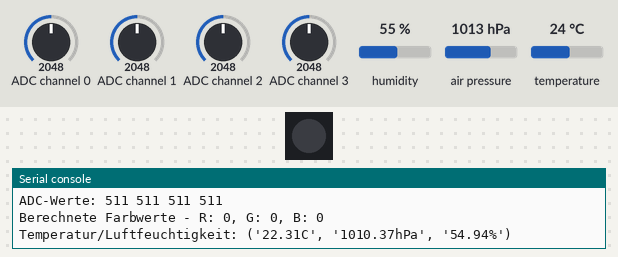
Bench run of a program on a simulated ESP32 board running MicroPython. Parts: 1 RGB LEDs in strip order, left to right, the last lines printed to the serial console. The inputs (shaded band) are chosen by the test bench; at power-on: ADC channel 0 = 2048, ADC channel 1 = 2048, ADC channel 2 = 2048, ADC channel 3 = 2048, humidity 55 %, air pressure 1013 hPa, temperature 24 °C (analog values on the 0–4095 scale). Library files of the repository ran but are not shown: bme280.py.

Above: at 1.2 s.
1.3 s: ADC channel 0 set to 3545
3.2 s: ADC channel 0 set to 3630
At 4.8 s:
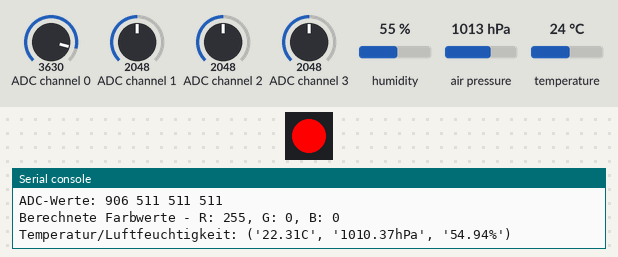
5.5 s: ADC channel 1 set to 3574
7.3 s: ADC channel 1 set to 3641
At 9.3 s:
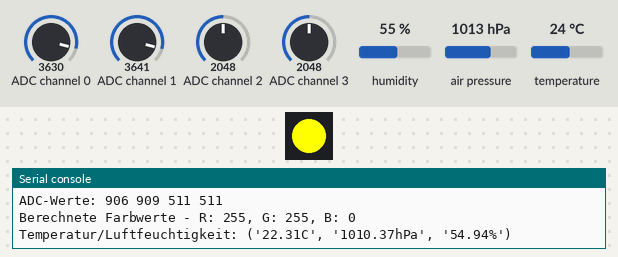
9.6 s: ADC channel 2 set to 3566
11.3 s: ADC channel 2 set to 3643
At 12.9 s:
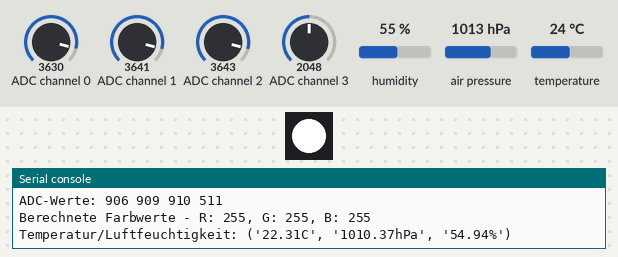
Timing chart, 0 to 14.4 s (numbered marks = the images above; inputs shaded):
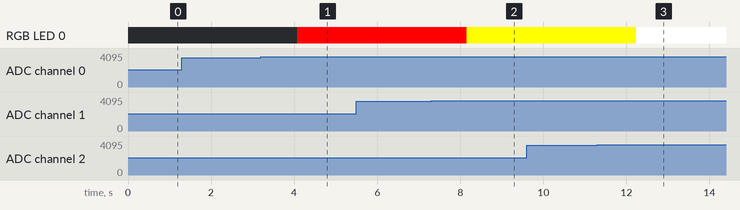

Measured:
- the behaviour switches between 3602 and 3603 on ADC channel 0 (found by bisection; images 0 and 1)
- the behaviour switches between 3602 and 3603 on ADC channel 1 (found by bisection; images 1 and 2)
- the behaviour switches between 3602 and 3603 on ADC channel 2 (found by bisection; images 2 and 3)
- after the input at 3.2 s, RGB LED 0: off → RGB(255, 0, 0) after 0.88 s
- after the input at 7.3 s, RGB LED 0: RGB(255, 0, 0) → RGB(255, 255, 0) after 0.86 s
- after the input at 11.3 s, RGB LED 0: RGB(255, 255, 0) → RGB(255, 255, 255) after 0.93 s

The program:

ohne_display.py
```python
import machine
import time
import bme280
from neopixel import NeoPixel  # Import der Bibliothek zur Ansteuerung der RGB-LED

# --- SPI-SETUP für den MCP3008 ADC ---
# Initialisierung der SPI-Schnittstelle, hier wird HSPI verwendet.
spi = machine.SPI(
    1,  # Auswahl des SPI-Peripheriegeräts (z. B. HSPI)
    baudrate=1_000_000,  # Kommunikationsgeschwindigkeit
    polarity=0,  # SPI-Polarity (Ruhezustand des Taktsignals)
    phase=0,  # SPI-Phase (Abtastzeitpunkt)
    sck=machine.Pin(6),  # Pin für den SPI-Takt
    mosi=machine.Pin(5),  # Pin für Master-Out Slave-In
    miso=machine.Pin(7)  # Pin für Master-In Slave-Out
)
# Initialisierung des Chip-Select-Pins (CS) für den MCP3008
cs = machine.Pin(4, machine.Pin.OUT)
cs.value(1)  # CS auf "High" setzen, um das Gerät nicht anzusprechen


def read_mcp3008(channel):
    """
    Liest den MCP3008 am angegebenen Kanal (0-7) und gibt einen 10-Bit-ADC-Wert zurück.
    """
    buf = bytearray(3)  # Erzeugt ein Bytearray für den SPI-Datenaustausch (3 Bytes)
    buf[0] = 0x01  # Startbit für die Kommunikation
    buf[1] = (0x08 + channel) << 4  # Kanalwahl + Konfiguration, nach links verschoben
    buf[2] = 0x00  # Drittes Byte wird als Platzhalter genutzt

    cs.value(0)  # Aktiviert den Chip-Select (CS wird Low gesetzt)
    spi.write_readinto(buf, buf)  # Senden und Empfangen der Daten über SPI
    cs.value(1)  # Deaktiviert den Chip-Select (CS wird wieder High gesetzt)

    # Das 10-Bit-Ergebnis wird aus den unteren 2 Bits von buf[1] und dem gesamten buf[2] zusammengesetzt
    result = ((buf[1] & 0x03) << 8) | buf[2]
    return result


# --- I2C-SETUP für den BME280 Sensor ---
# Initialisierung der I2C-Schnittstelle mit definierten SDA- und SCL-Pins
i2c = machine.I2C(0, sda=machine.Pin(2), scl=machine.Pin(3), freq=400000)
# Initialisierung des BME280 Sensors über I2C
bme = bme280.BME280(i2c=i2c)


def read_temp_humidity():
    """
    Liest Temperatur und Luftfeuchtigkeit vom BME280 Sensor aus und gibt diese aus.
    """
    # bme.values liefert typischerweise eine Tuple mit Temperatur, Druck und Luftfeuchtigkeit als Strings
    print("Temperatur/Luftfeuchtigkeit:", bme.values)


# --- RGB-LED SETUP ---
# Konfiguration des Pins, der die RGB-LED steuert (hier GPIO8)
led_pin = machine.Pin(8, machine.Pin.OUT)
# Initialisiert eine NeoPixel-Instanz mit einer LED
led = NeoPixel(led_pin, 1)


def set_led_color(red, green, blue):
    """
    Setzt die Farbe der RGB-LED.

    Parameter:
    red   -- Rotanteil (0-255)
    green -- Grünanteil (0-255)
    blue  -- Blauanteil (0-255)
    """
    led[0] = (red, green, blue)  # Weist der LED den Farbwert zu
    led.write()  # Überträgt den Wert an die LED


# --- HAUPTSCHLEIFE ---
THRESHOLD = 900  # Schwellenwert für die ADC-Werte, ab dem die LED auf volle Helligkeit geht

while True:
    # Einlesen der ADC-Werte von vier Kanälen des MCP3008
    adc0 = read_mcp3008(0)  # Drucksensor #1
    adc1 = read_mcp3008(1)  # Drucksensor #2
    adc2 = read_mcp3008(2)  # Drucksensor #3
    adc3 = read_mcp3008(3)  # Drucksensor #4
    print("ADC-Werte:", adc0, adc1, adc2, adc3)

    # Berechnung der Farbwerte basierend auf den ADC-Messwerten:
    # Wenn adc0 oder adc3 den Schwellenwert überschreiten, wird Rot aktiviert.
    red = 255 if (adc0 >= THRESHOLD or adc3 >= THRESHOLD) else 0
    # Wenn adc1 oder adc3 den Schwellenwert überschreiten, wird Grün aktiviert.
    green = 255 if (adc1 >= THRESHOLD or adc3 >= THRESHOLD) else 0
    # Wenn adc2 den Schwellenwert überschreitet, wird Blau aktiviert.
    blue = 255 if (adc2 >= THRESHOLD) else 0

    print("Berechnete Farbwerte - R: {}, G: {}, B: {}".format(red, green, blue))

    # Setzt die berechneten Farbwerte an der RGB-LED
    set_led_color(red, green, blue)

    # Liest Temperatur und Luftfeuchtigkeit vom BME280 Sensor aus
    read_temp_humidity()

    time.sleep(1)  # Kurze Pause von 1 Sekunde, bevor der nächste Messzyklus beginnt
```
